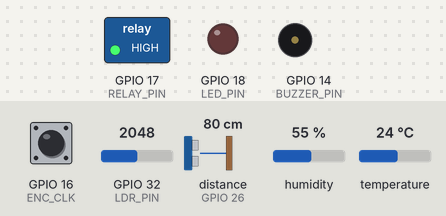
Bench run of a sketch on a simulated ESP32. Parts: switched loads named in the sketch (green lamp = pin HIGH), output pins drawn as LEDs (lit = HIGH), buzzer (waves = sounding, pin HIGH). Wiring (from diagram.json): ultrasonic range finder: trigger GPIO 25; echo GPIO 26. The test bench sets the inputs (shaded band); at power-on: GPIO 32 (LDR_PIN) = 2048, GPIO 16 (ENC_CLK) HIGH, distance to the obstacle (sensor on GPIO 26) 80 cm, humidity 55 %, temperature 24 °C. The echo pulse lasts 58.3 µs per cm; WiFi joins after 1.5 s; servers stay silent unless stated; random numbers use the default seed unless the sketch sets one; no MQTT or app messages arrive unless stated; pins used as bus, display or sensor lines are not drawn; what the sketch prints to the serial monitor is not drawn.

Above: at 2.7 s.
2.8 s: GPIO 32 (LDR_PIN) set to 1234
4.3 s: GPIO 32 (LDR_PIN) set to 1173
At 5.5 s:
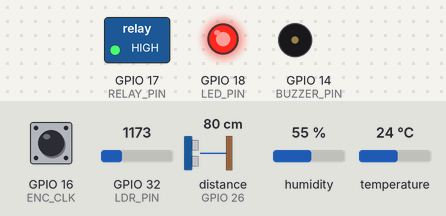
5.8 s: GPIO 32 (LDR_PIN) set to 1228
At 6.9 s:
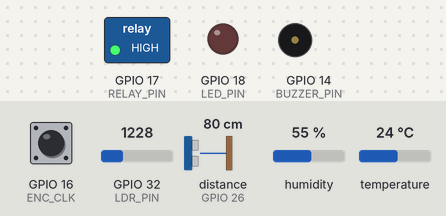
7.3 s: GPIO 32 (LDR_PIN) set to 216
At 8.1 s:
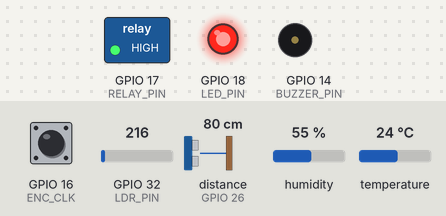
Timing chart, 0 to 9.8 s (numbered marks = the images above; inputs shaded):
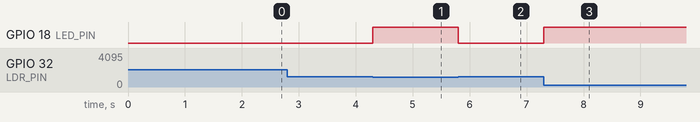

The sketch:

sketch.ino
```cpp
#include <Arduino.h>
#include <WiFi.h>
#include <PubSubClient.h>
#include <ArduinoJson.h>
#include "DHTesp.h"

/* ================= WIFI ================= */
const char* ssid = "Wokwi-GUEST";
const char* password = "";

/* ================= MQTT ================= */
const char* mqttServer = "broker.emqx.io";
const int mqttPort = 1883;
const char* topicPub = "23clc06/23127491-23127483-23127467/in";
const char* topicSub = "23clc06/23127491-23127483-23127467/out";

WiFiClient espClient;
PubSubClient client(espClient);

/* ================= PIN ================= */
#define LDR_PIN     32
#define LED_PIN     18
#define RELAY_PIN   17
#define BUZZER_PIN  14

#define TRIG_PIN    25
#define ECHO_PIN    26

#define ENC_CLK     16
#define ENC_DT      4

#define DHT_PIN     15

/* ================= THAM SỐ ================= */
#define DARK_THRESHOLD 1200
float wheelCircumference = 1.57;   // mét
int pulsesPerRevolution = 2;

/* ================= BIẾN ================= */
DHTesp dht;
volatile int pulseCount = 0;
unsigned long lastSend = 0;

/* ================= ENCODER ISR ================= */
void IRAM_ATTR readEncoder() {
  pulseCount++;
}

/* ================= WIFI ================= */
void setup_wifi() {
  Serial.println("WiFi connecting");
  WiFi.begin(ssid, password);
  while (WiFi.status() != WL_CONNECTED) {
    delay(500);
    Serial.print(".");
  }
  Serial.println("WiFi connected");
}


/* ================= MQTT ================= */
void reconnect() {
  while (!client.connected()) {
    Serial.print("Attempting MQTT connection...");
    String clientId = "ESP32-";
    clientId += String(random(0xffff), HEX);
    if (client.connect(clientId.c_str())) {
      client.subscribe(topicSub);
      Serial.println("MQTT connected");
    } else {
      Serial.print("failed, rc=");
      Serial.print(client.state());
      Serial.println(" try again in 5 seconds");
      delay(5000);
    }
  }
}
/* ================= CALLBACK ================= */
void callback(char* topic, byte* payload, unsigned int length) {
  String msg;
  for (uint8_t i = 0; i < length; i++) msg += (char)payload[i];

  StaticJsonDocument<200> doc;
  if (deserializeJson(doc, msg)) return;

  const char* type = doc["type"];

  // Relay
  if (type && strcmp(type, "Lock") == 0) {
    digitalWrite(RELAY_PIN, LOW);
  }
  else if (type && strcmp(type, "Unlock") == 0) {
    digitalWrite(RELAY_PIN, HIGH);
  }

  // Buzzer
  else if (type && strcmp(type, "Notify") == 0) {
    for (int i = 0; i < 3; i++) {
      digitalWrite(BUZZER_PIN, HIGH);
      delay(200);
      digitalWrite(BUZZER_PIN, LOW);
      delay(200);
    }
  }
}

/* ================= SENSOR ================= */
float getDistance() {
  digitalWrite(TRIG_PIN, LOW);
  delayMicroseconds(5);
  digitalWrite(TRIG_PIN, HIGH);
  delayMicroseconds(10);
  digitalWrite(TRIG_PIN, LOW);

  long duration = pulseIn(ECHO_PIN, HIGH, 30000);
  if (duration == 0) return -1;
  return duration * 0.034 / 2.0;
}

/* ================= SETUP ================= */
void setup() {
  Serial.begin(115200);

  pinMode(LED_PIN, OUTPUT);
  pinMode(RELAY_PIN, OUTPUT);
  pinMode(BUZZER_PIN, OUTPUT);

  pinMode(TRIG_PIN, OUTPUT);
  pinMode(ECHO_PIN, INPUT);

  pinMode(ENC_CLK, INPUT_PULLUP);
  pinMode(ENC_DT, INPUT_PULLUP);
  attachInterrupt(digitalPinToInterrupt(ENC_CLK), readEncoder, RISING);

  digitalWrite(RELAY_PIN, HIGH);
  digitalWrite(BUZZER_PIN, LOW);

  dht.setup(DHT_PIN, DHTesp::DHT22);

  setup_wifi();
  client.setServer(mqttServer, mqttPort);
  client.setCallback(callback);
}

/* ================= LOOP ================= */
void loop() {
  if (!client.connected()) reconnect();
  client.loop();

  // LED theo ánh sáng
  int light = analogRead(LDR_PIN);
  digitalWrite(LED_PIN, (light < DARK_THRESHOLD));

  // gửi dữ liệu mỗi 2s
  if (millis() - lastSend >= 2000) {
    lastSend = millis();

    float distance = getDistance();
    TempAndHumidity dhtData = dht.getTempAndHumidity();

    float rev = (float)pulseCount / pulsesPerRevolution;
    float velocity = rev * wheelCircumference * 3.6;
    pulseCount = 0;

    StaticJsonDocument<256> doc;
    doc["brightness"]  = light;
    doc["distance"]    = distance;
    doc["temperature"] = dhtData.temperature;
    doc["humidity"]    = dhtData.humidity;
    doc["velocity"]    = velocity;
    doc["type"]        = "Data";

    char buffer[256];
    serializeJson(doc, buffer);
    client.publish(topicPub, buffer);

    Serial.println(buffer);
  }
}
```

Measured:
- the behaviour switches between 1200 and 1199 on GPIO 32 (LDR_PIN) (found by bisection; images 0 and 1)
- after the input at 2.8 s, every drawn part: stays the same
- after the input at 4.3 s, GPIO 18 (LED_PIN): LOW → HIGH at once
- after the input at 5.8 s, GPIO 18 (LED_PIN): HIGH → LOW at once
- after the input at 7.3 s, GPIO 18 (LED_PIN): LOW → HIGH at once
